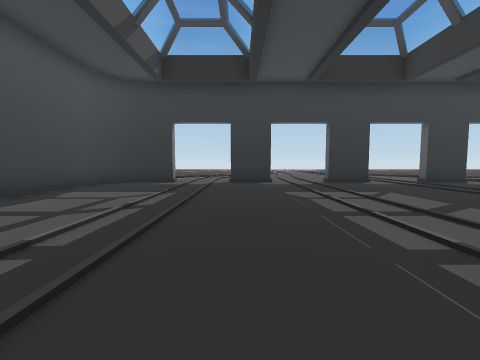
view 1 (above)

14 first-person views from a walk through a scene from a Unity 3-D project. The camera is 1.4 m above the floor, tilts 4° down and sees 90° across. The floor is counted in squares, 2 m on a side. Each view is taken from the middle of a square. On the plan, view 1 faces up. The plan holds only what a view shows up to about 9 squares ahead; the rest is blank. The place goes on beyond the plan. Some animated figures are left out.

view 2
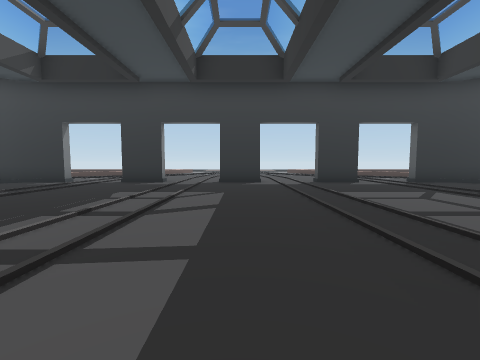

view 3
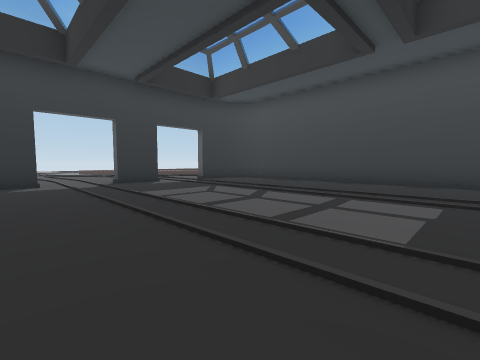

view 4
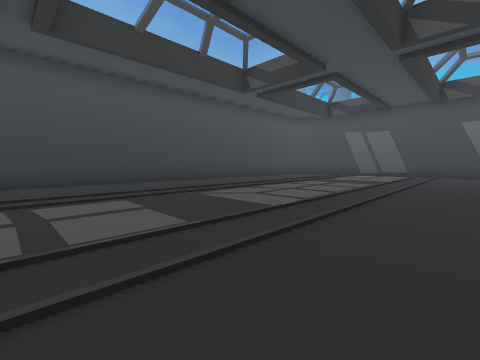

view 5
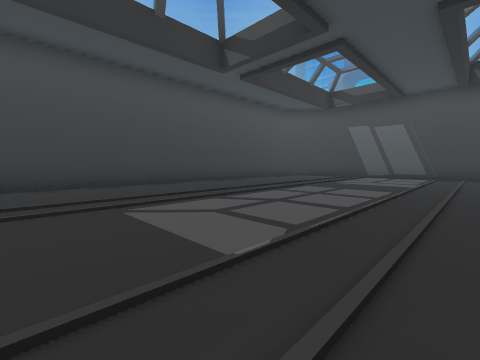

view 6
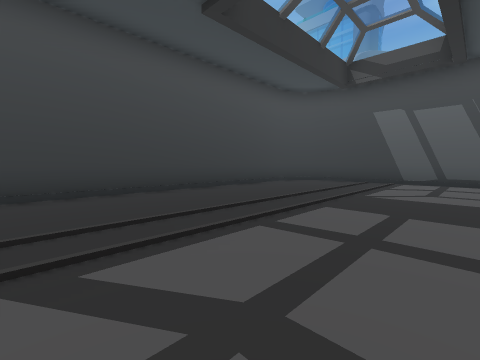

view 7
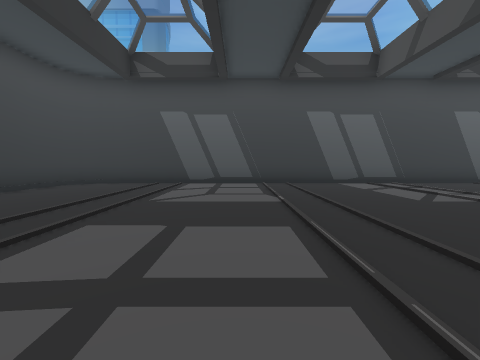

view 8
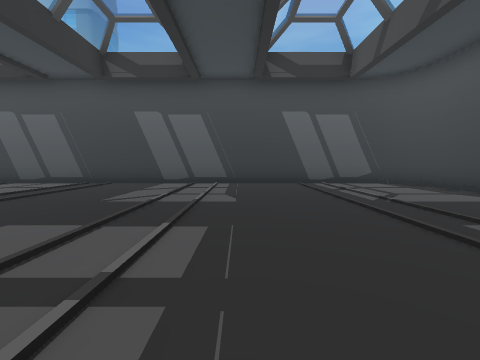

view 9
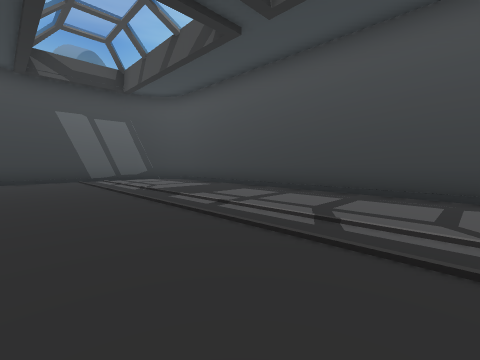

view 10
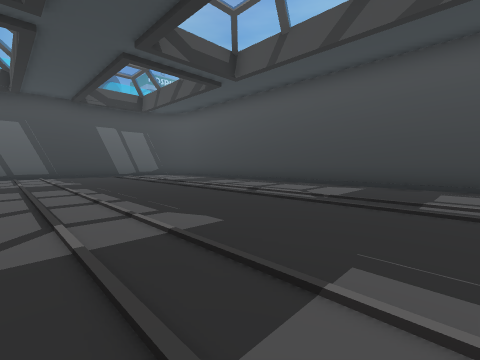

view 11
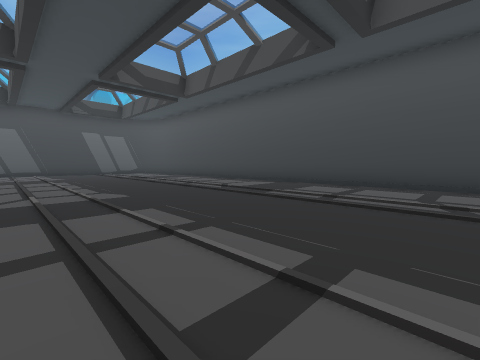

view 12
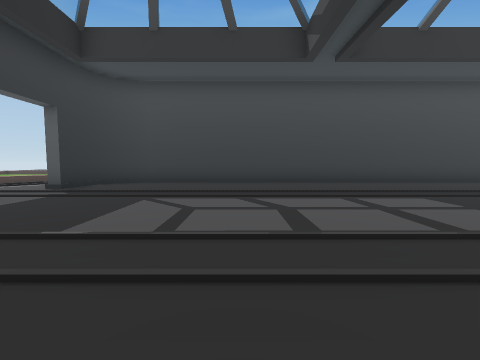

view 13
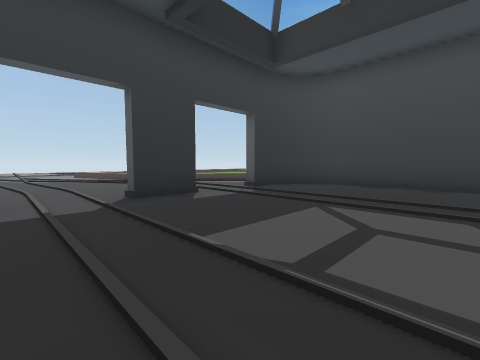

view 14
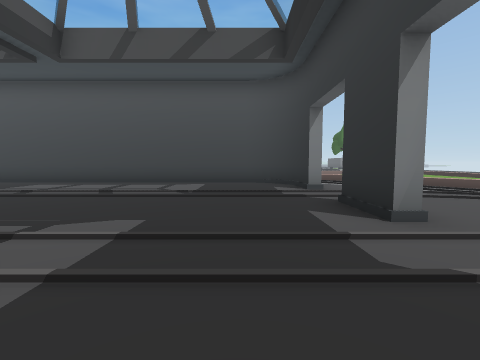

### Floor plan
Points are (right, up) in squares from view 1. A wall is a line through its corners. A room is listed if a view was taken in it or the views show most of it. See-through windows are left out.
Room 1 (views 1, 2, 3, 4, 5, 6, 7, 8, 9, 10, 11, 12, 13, 14)
walls: (4.8, 8.8) (3.3, 8.8); (1.1, 9.2) (1.1, 8.8) (-0.4, 8.8); (8.4, 8.8) (6.9, 8.8) (6.9, 9.2); (-4.8, -10.8) (-4.6, -11.5) (-4.3, -12) (-3.8, -12.4) (-3.1, -12.5); (12.7, -11) (12.7, 7.4); (12.8, 7.1) (12.6, 7.9) (12.3, 8.4) (11.8, 8.7) (11.1, 8.9); (11.1, -12.5) (11.8, -12.4) (12.3, -12) (12.6, -11.5) (12.7, -10.9); (-3.2, -12.5) (11.3, -12.5); (-4.8, 7.4) (-4.8, -11); (-2.5, 9.2) (-2.5, 8.8) (-3.2, 8.8); (-3.1, 8.9) (-3.8, 8.7) (-4.3, 8.4) (-4.6, 7.9) (-4.8, 7.2); (11.3, 8.8) (10.5, 8.8) (10.5, 9.2)

Positions as (right, up) in squares from view 1, and headings:
1: (0, 0), facing up
2: (4, 0), facing up
3: (4, 0), facing up-right
4: (4, 2), facing down-right
5: (5, 0), facing down-right
6: (7, -3), facing down-right
7: (7, -4), facing down
8: (1, -4), facing down
9: (1, -2), facing down-left
10: (3, 1), facing down-left
11: (3, 4), facing down-left
12: (4, 4), facing right
13: (5, 4), facing up-right
14: (4, 7), facing left
